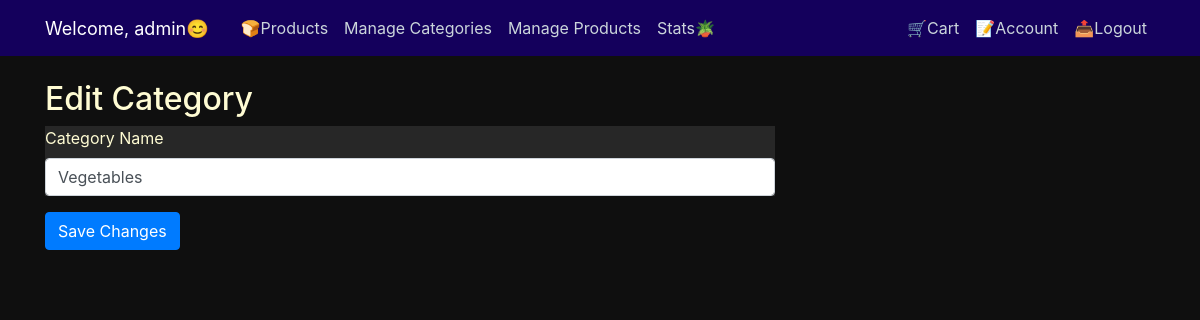
The page /edit_category/1 (signed in) on the database as committed earlier.
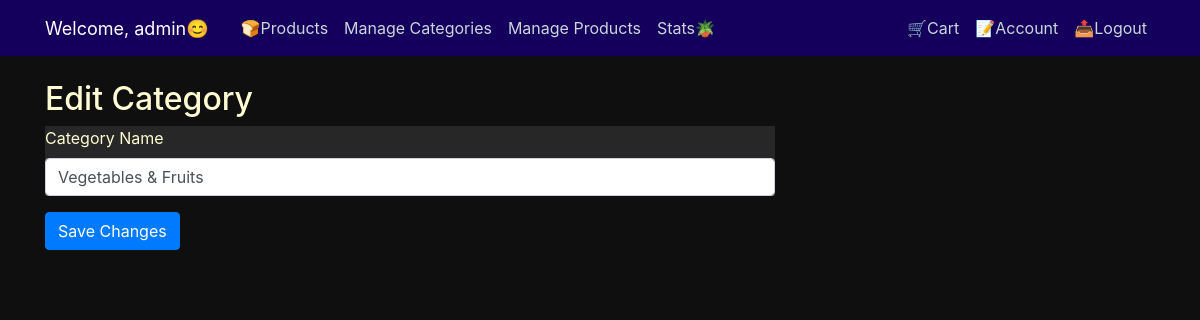
The same page on the database as committed later.
### GroceryStore/models.py (models this page shows, shortened)
class Category(db.Model):
    id = db.Column(db.Integer, primary_key=True)
    name = db.Column(db.String(50), unique=True, nullable=False)

### GroceryStore/routes.py (the view)
@app.route("/edit_category/<int:category_id>", methods=['GET', 'POST'])
@login_required
def edit_category(category_id):
    if not current_user.is_admin:
        flash("You don't have permission to access this page.", 'danger')
        return redirect(url_for('login'))
    category = Category.query.get_or_404(category_id)
    form = CategoryForm(obj=category)
    if form.validate_on_submit():
        category.name = form.name.data
        db.session.commit()
        flash('Category updated successfully!', 'success')
        return redirect(url_for('manage_categories'))
    return render_template("edit_category.html", form=form, category=category, title='Edit Category')

### GroceryStore/forms.py
class CategoryForm(FlaskForm):
    name = StringField('Category Name', validators=[DataRequired(), Length(max=50)])
    submit = SubmitField('Submit')

### GroceryStore/models.py (called while the page is built)
@login_manager.user_loader
def load_user(user_id):
    return User.query.get(int(user_id))

### GroceryStore/templates/edit_category.html (shortened to what this page needs)
{% extends "layout.html" %}
{% block content %}
  <h2>Edit Category</h2>
  <form method="POST">
    <div class="form-group">
      {{ form.name.label }}
      {{ form.name(class="form-control") }}
    </div>
    <button type="submit" class="btn btn-primary">Save Changes</button>
  </form>
{% endblock %}

Rows that differ between the two databases and show on the page:
changed Category: name "Vegetables" → "Vegetables & Fruits"
